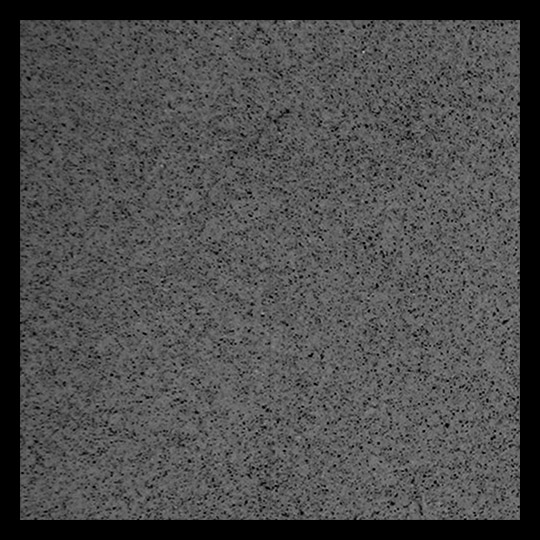
%> input picture data/test_warping1_discon1.jpg, 540 x 540 px
$ octave demo.m   (GNU Octave 9; MATLAB toolbox functions it lacks are replaced by stand-ins)
%> lines starting %> are read from the running program, lines starting %| are printed output that depends on the picture; in (x1, y1, x2, y2) boxes, pixels count from 0 and x2, y2 are one past the last pixel; in counts of white or black regions, pixels touching at a corner belong together; the program's own positions count from 1
### tv_l1_optical_flow.m
function [u, v, w] = tv_l1_optical_flow(I1, I2, options)
% [10 lines of commented-out code are left out]

lambda = options.lambda;
beta = options.beta;
warps = options.warps;
max_iter = options.max_iter;
pyramid_levels = options.pyramid_levels;
pyramid_factor = options.pyramid_factor;
check = options.check;

[M, N, C] = size(I1);

num_dual_vars = 6;

width_Pyramid = cell(pyramid_levels,1);
height_Pyramid = cell(pyramid_levels,1);

I1_Pyramid = cell(pyramid_levels,C);
I2_Pyramid = cell(pyramid_levels,C);

% precompute image sizes
width_Pyramid{1} = N;
height_Pyramid{1} = M;
for i = 2:pyramid_levels
  width_Pyramid{i} = pyramid_factor*width_Pyramid{i-1};
  height_Pyramid{i} = pyramid_factor*height_Pyramid{i-1};
  if min(width_Pyramid{i}, height_Pyramid{i}) < 16
    pyramid_levels = i;
    break;
  end
end
for i = 1:pyramid_levels
  width_Pyramid{i} = round(width_Pyramid{i});
  height_Pyramid{i} = round(height_Pyramid{i});
end

% set up image pyramides
for i = 1:pyramid_levels
  if i == 1
    for j=1:C
      I1_Pyramid{1,j} = I1(:,:,j);
      I2_Pyramid{1,j} = I2(:,:,j);
    end
  else
    for j=1:C
      I1_Pyramid{i,j} = imresize(I1_Pyramid{i-1,j}, ...
                                 [height_Pyramid{i} width_Pyramid{i}], 'bicubic');
      I2_Pyramid{i,j} = imresize(I2_Pyramid{i-1,j}, ...
                                 [height_Pyramid{i} width_Pyramid{i}], 'bicubic');
    end
  end
end

% main loop
for level = pyramid_levels:-1:1
  scale = pyramid_factor^(level-1);

  M = height_Pyramid{level};
  N = width_Pyramid{level};

  if level == pyramid_levels
    % initialization
    u = zeros(M,N);
    v = zeros(M,N);
    w = zeros(M,N);
    p = zeros(M,N,num_dual_vars);
  else
    rescale_factor_u = width_Pyramid{level+1}/width_Pyramid{level};
    rescale_factor_v = height_Pyramid{level+1}/height_Pyramid{level};

    % prolongate to finer grid
    u = imresize(u,[M N], 'nearest')/rescale_factor_u;
    v = imresize(v,[M N], 'nearest')/rescale_factor_v;
    w = imresize(w, [M N], 'nearest');

    p_tmp = p;
    p = zeros(M,N,num_dual_vars);
    for i=1:num_dual_vars
      p(:,:,i) = imresize(p_tmp(:,:,i),[M N], 'nearest');
    end
  end

  I1 = zeros(M,N,C);
  I2 = zeros(M,N,C);
  for j=1:C
    I1(:,:,j) = I1_Pyramid{level,j};
    I2(:,:,j) = I2_Pyramid{level,j};
  end

  fprintf('*** level = %d\n', level);


% [34 lines of commented-out code are left out]

  [u, v, w, p] = champolle_pock_primal_dual_alg(I1, I2, u, v, w, p, lambda, warps, max_iter, scale, beta, check);

  fprintf('=== Processing...%.2f/100\n', (pyramid_levels + 1 - level)/pyramid_levels*100);
  drawnow;
end
fprintf('Done!\n');
drawnow;


%%%%%%%%%%%%%%%%%%%%%%%%%%%%%%%%%%%%%%%%%%%%%%%%%%%%%%%%%%%%%%%%%
function [u, v, w, p] = champolle_pock_primal_dual_alg(I1, I2, u, v, w, p, lambda, warps, maxits, scale, beta, check)
% [M N C] = size(I1);
[n_row,n_col] = size(I1);
N             = n_row * n_col;
nabla         = make_nabla(n_col,n_row); % Kxf, Kyf for gradient
num_dual_vars = 3;

% stepwidth
L = sqrt(8);

tau = 1/L;
sigma = 1/L;

% some parameters
epsilon_u = 0;
epsilon_w = 0;
% vectorization
vector_u   = reshape(u',N,1); % primal
vector_v   = reshape(v',N,1); % primal
vector_w   = reshape(w',N,1); % auxilary primal illumination
vector_u_  = vector_u; % primal_bar
vector_v_  = vector_v; % primal_bar
vector_w_  = vector_w; % primal_bar
vector_p   = zeros(2*N,num_dual_vars);
for i = 1:num_dual_vars
  vector_p(1:N,i)     = reshape(p(:,:,2*i-1)',N,1);
  vector_p(N+1:2*N,i) = reshape(p(:,:,2*i)',N,1);
end
nabla_t = nabla'; % K^T for divergence

% inner loops for warping
for j = 1:warps
  vector_u0 = vector_u;
  vector_v0 = vector_v;
  u0 = (reshape(vector_u0,n_col,n_row))';
  v0 = (reshape(vector_v0,n_col,n_row))';

  % warping
  fprintf('tv-l1-of-pd: warp = %d\n', j);

  [I_x, I_y, I_t, I2_warped] = warping(I1, I2, vector_u0, vector_v0);
  % vectorization
  vector_I_x = reshape(I_x',N,1);
  vector_I_y = reshape(I_y',N,1);
  vector_I_t = reshape(I_t',N,1);
  I_grad_sqr = max(1e-09, vector_I_x.^2 + vector_I_y.^2 + beta*beta);

  % iterations of Champolle-Pock alg
  for k = 0:maxits-1
    %% DUAL
    % compute derivatives and update dual variable: p_tilde = p + sigma*K*uv_bar
    vector_p(:,1:2) = (vector_p(:,1:2) + sigma*nabla*[vector_u_,vector_v_])/(1 + sigma*epsilon_u);
    vector_p(:,3)   = (vector_p(:,3)   + sigma*nabla*vector_w_)/(1 + sigma*epsilon_w);

    % reprojection to |pu| <= 1
    norm = repmat(sqrt(vector_p(1:N,1).^2 + vector_p(N+1:2*N,1).^2 + ...
        vector_p(1:N,2).^2 + vector_p(N+1:2*N,2).^2),[2,2]);
    reprojection = max(1.0,norm);
    vector_p(:,1:2) = vector_p(:,1:2)./reprojection;

    norm = repmat(sqrt(vector_p(1:N,3).^2 + vector_p(N+1:2*N,3).^2),[2,1]);
    reprojection = max(1.0,norm);
    vector_p(:,3) = vector_p(:,3)./reprojection;

    %% PRIMAL
    % remember old u,v,w
    vector_u_ = vector_u;
    vector_v_ = vector_v;
    vector_w_ = vector_w;

    % uv_tilde = uv - tau*K^T*p
    vector_u = vector_u - tau * nabla_t * vector_p(:,1);
    vector_v = vector_v - tau * nabla_t * vector_p(:,2);
    vector_w = vector_w - tau * nabla_t * vector_p(:,3);

    % prox operator for u,v,w
    rho = vector_I_t + (vector_u - vector_u0).*vector_I_x + ...
        (vector_v - vector_v0).*vector_I_y + beta*vector_w;
    idx1 = rho      < - tau*lambda*I_grad_sqr;
    idx2 = rho      >   tau*lambda*I_grad_sqr;
    idx3 = abs(rho) <=  tau*lambda*I_grad_sqr;

    vector_u(idx1) = vector_u(idx1) + tau*lambda*vector_I_x(idx1);
    vector_v(idx1) = vector_v(idx1) + tau*lambda*vector_I_y(idx1);
    vector_w(idx1) = vector_w(idx1) + tau*lambda*beta;

    vector_u(idx2) = vector_u(idx2) - tau*lambda*vector_I_x(idx2);
    vector_v(idx2) = vector_v(idx2) - tau*lambda*vector_I_y(idx2);
    vector_w(idx2) = vector_w(idx2) - tau*lambda*beta;

    vector_u(idx3) = vector_u(idx3) - rho(idx3).*vector_I_x(idx3)./I_grad_sqr(idx3);
    vector_v(idx3) = vector_v(idx3) - rho(idx3).*vector_I_y(idx3)./I_grad_sqr(idx3);
    vector_w(idx3) = vector_w(idx3) - rho(idx3).*beta./I_grad_sqr(idx3);

    vector_u_ = 2*vector_u - vector_u_;
    vector_v_ = 2*vector_v - vector_v_;
    vector_w_ = 2*vector_w - vector_w_;

    if mod(k,check) == 0
      u = (reshape(vector_u,n_col,n_row))';
      v = (reshape(vector_v,n_col,n_row))';
      w = (reshape(vector_w,n_col,n_row))';
      figure(109); show_flow(u,v,beta*w,I1,I2_warped + (u-u0).*I_x + (v-v0).*I_y + beta*w);
      fprintf('tv-l1-motion-primal-dual: it = %d\n', k)
    end

  end

  % recover matrix representation
  u = (reshape(vector_u,n_col,n_row))';
  v = (reshape(vector_v,n_col,n_row))';
  w = (reshape(vector_w,n_col,n_row))';
  for i = 1:num_dual_vars
      p(:,:,2*i-1) = (reshape(vector_p(1:N,i),n_col,n_row))';
      p(:,:,2*i)   = (reshape(vector_p(N+1:2*N,i),n_col,n_row))';
  end
  % filter strong outliers
  u = peakfilt(u);
  v = peakfilt(v);
end

%----------------------------------------
function [nabla] = make_nabla(M,N)

% Kxf{matrix for gradient_x}
row  = zeros(1,M*N*2);
col = zeros(1,M*N*2);
val  = zeros(1,M*N*2);

cnt = 1;

for y=1:M-1
  for x=1:N
    row(cnt) = y+(x-1)*M;
    col(cnt) = y+(x-1)*M;
    val(cnt) = -1;
    cnt = cnt+1;

    row(cnt) = y+(x-1)*M;
    col(cnt) = y+(x-1)*M+1;
    val(cnt) = 1;
    cnt = cnt+1;
  end
end
row = row(1:cnt-1);
col = col(1:cnt-1);
val = val(1:cnt-1);

Kxf = sparse(row,col,val,M*N,M*N);

% Kyf(matrix for gradient_y)
row  = zeros(1,M*N*2);
col = zeros(1,M*N*2);
val  = zeros(1,M*N*2);

cnt = 1;

for y=1:M
  for x=1:N-1
    row(cnt) = y+(x-1)*M;
    col(cnt) = y+(x-1)*M;
    val(cnt) = -1;
    cnt = cnt+1;

    row(cnt) = y+(x-1)*M;
    col(cnt) = y+(x)*M;
    val(cnt) = 1;
    cnt = cnt+1;
  end
end
row = row(1:cnt-1);
col = col(1:cnt-1);
val = val(1:cnt-1);

Kyf = sparse(row,col,val,M*N,M*N);

nabla = [Kxf;Kyf];

%----------------------------------------
% [35 lines left out: function warping, not called in this run]

%----------------------------------------
% [6 lines left out: function peakfilt, not called in this run]

%----------------------------------------
% [18 lines left out: function show_flow, not called in this run]

### tools/warpImage.m
function [warpI2,mask]=warpImage(im,vx,vy)
% function to warp images with different dimensions
% vx,vy can be real
% check interp2() for more details

[height2,width2,nchannels]=size(im);
[height1,width1]=size(vx);

[xx,yy]=meshgrid(1:width2,1:height2);
[XX,YY]=meshgrid(1:width1,1:height1);
XX=XX+vx;
YY=YY+vy;
mask=XX<1 | XX>width2 | YY<1 | YY>height2;
XX=min(max(XX,1),width2);
YY=min(max(YY,1),height2);

for i=1:nchannels
    foo=interp2(xx,yy,im(:,:,i),XX,YY,'bicubic');
    foo(mask)=0.6;
    warpI2(:,:,i)=foo;
end

mask=1-mask;

### demo.m
% load images
%fpath = './frame10.png';
%fpath = './Mars-1.jpg';
addpath(genpath('.'));

% fpath = './data/0275.png';
fpath = "./data/test_warping1_discon1.jpg";
img_src1 = im2double(imread(fpath));
%> img_src1: size 540x540 double; min 0, max 0.733, mean 0.295
if size(img_src1,3) == 3
    img_src1 = rgb2gray(img_src1);
end
%fath = './frame11.png';
%fpath = './Mars-2.jpg';
% fpath = './data/0279.png';
fpath = "./data/test_warping2_discon1_predis16.5.jpg";
img_src2 = im2double(imread(fpath));
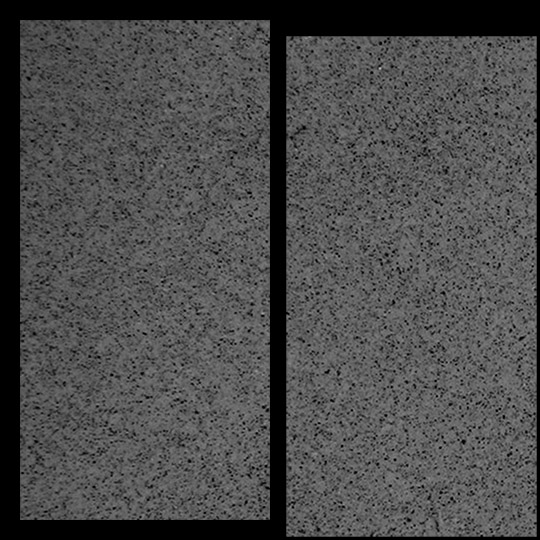
%> input picture data/test_warping2_discon1_predis16.5.jpg, 540 x 540 px
%> img_src2: size 540x540 double; min 0, max 0.745, mean 0.296
if size(img_src2,3) == 3
    img_src2 = rgb2gray(img_src2);
end
%figure; imshow(img_src1);
%figure; imshow(img_src2);

% tv-l1 flow (coarse-to-fine)
options.lambda = 20;
options.beta   = 0.01;
max_iter = 50;
options.max_iter = round(max_iter);
check = 10;
options.check = round(check);
pyramid_levels = 6;
options.pyramid_levels = round(pyramid_levels);
options.pyramid_factor = 0.5;
warps = 1;
options.warps = round(warps);


[u, v, illumination] = tv_l1_optical_flow(img_src1, img_src2, options);
%> after the loop in tv_l1_optical_flow, `for i = 1:pyramid_levels`: I1_Pyramid = 6 items
%> the loop in tv_l1_optical_flow, `for level = pyramid_levels:-1:1` made 6 passes
%> pass 1, in champolle_pock_primal_dual_alg, `nabla_t = nabla';`:
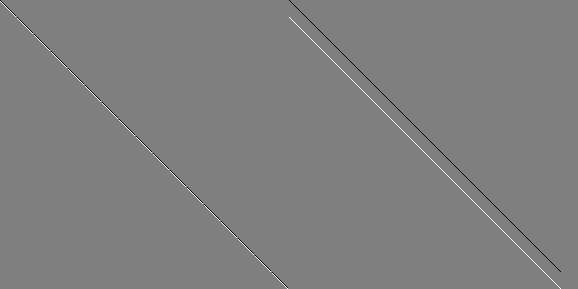
%> nabla_t: size 289x578 double; min -1, max 1, mean 0; mean of the top-left, top-right, bottom-left and bottom-right quarters -2.4e-05, -0.000408, 2.39e-05, 0.000406; drawn with min black and max white
%> after the loop in tv_l1_optical_flow, `for level = pyramid_levels:-1:1`:
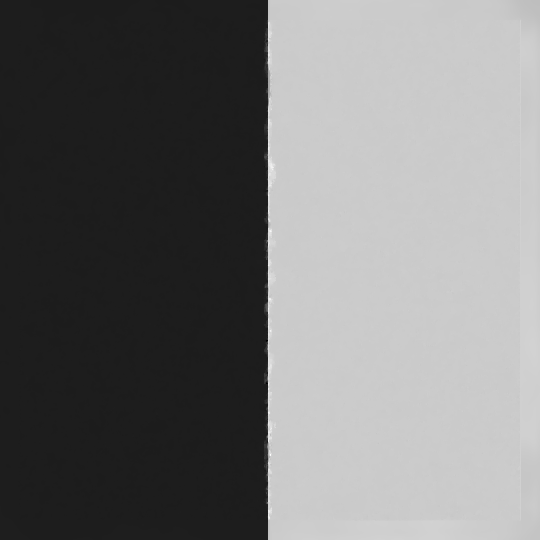
%> u: size 540x540 double; min -2.76, max 21.42, mean 8.3; drawn with min black and max white
%> after the loop in tv_l1_optical_flow, `for level = pyramid_levels:-1:1`:
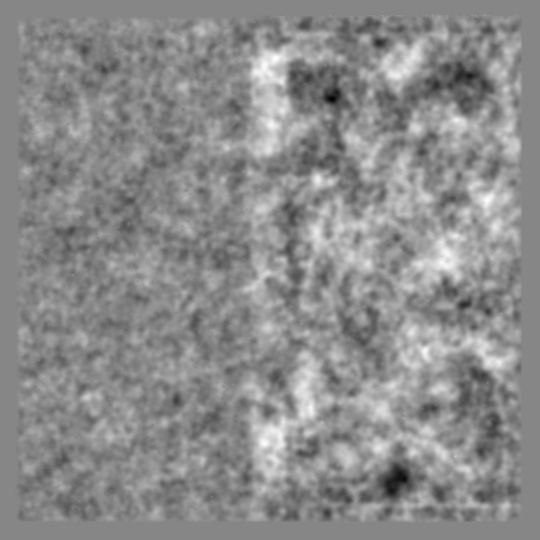
%> w: size 540x540 double; min -0.219, max 0.198, mean 0.00949; drawn with min black and max white


%% post-processing
%% find robust max flow for better visualization
% [8 lines of commented-out code are left out]

%% write flow
% [11 lines of commented-out code are left out]
figure; imshow(img_src1);
hold on;
[n_row,n_col] = size(img_src1);
%> n_row = 540; n_col = 540
[X,Y] = meshgrid(1:10:n_col,1:10:n_row);
quiver(X,Y,u(1:10:end,1:10:end),v(1:10:end,1:10:end));
title('estimated optical flow appended to the first frame');
%> figure, not shown here; its title reads 'estimated optical flow appended to the first frame'

% warping
%sz = size(img_src1);
%[X,Y] = meshgrid(1:sz(2), 1:sz(1));
%back = interp2(img_src2,X+flow(:,:,1),Y+flow(:,:,2));
%figure; imagesc(abs(back-img_src1))
im1_back = warpImage(img_src2, u, v);
%> in warpImage, `mask=XX<1 | XX>width2 | YY<1 | YY>height2;`:
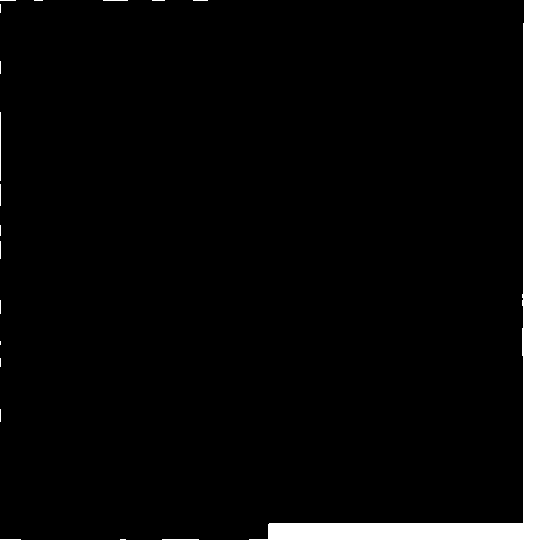
%> mask: size 540x540 logical; 4.8% white; 19 white regions (13 under 20 px), largest, box (x1, y1, x2, y2) and area: (249, 0, 540, 540) 13548, (0, 112, 1, 181) 69, (162, 539, 199, 540) 37, (103, 0, 128, 1) 25, (0, 184, 1, 206) 22, (0, 539, 21, 540) 21
%> after the loop in warpImage, `for i=1:nchannels`:
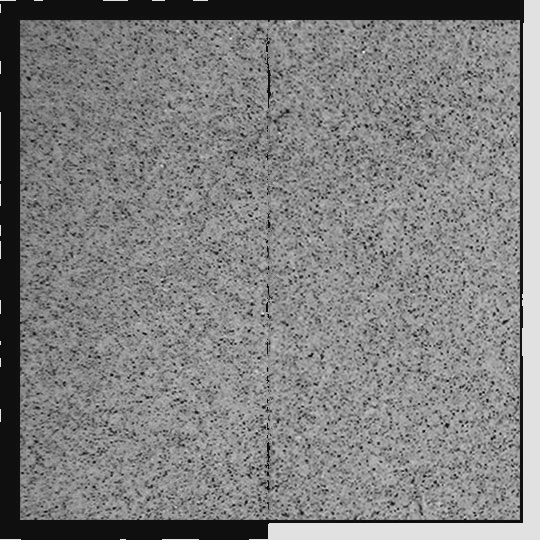
%> foo: size 540x540 double; min -0.045, max 0.684, mean 0.323; drawn with min black and max white
figure; imshow(im1_back); title('warped I2 -> I1');
%> after `imshow(im1_back)`:
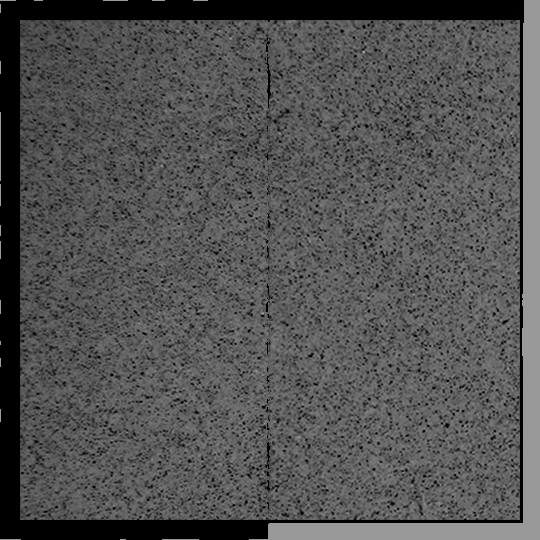
%> displayed picture: size 540x540, on the screen's scale of 0 to 255; min 0, max 174, mean 82.4
